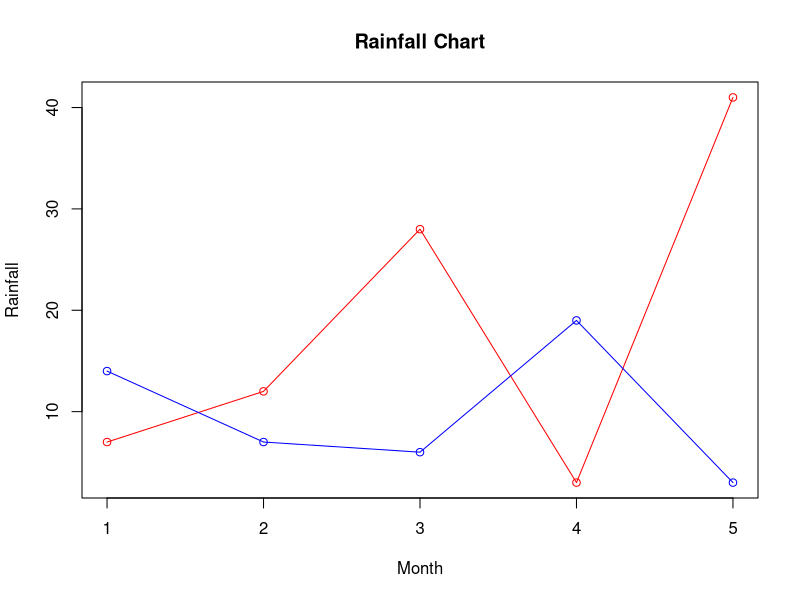

Source code (R):
# Line chart in R

# Create the data for the chart.
v <- c(7,12,28,3,41)
t <- c(14,7,6,19,3)

# Give the chart file a name.
#png(file = "line_chart_2_lines.jpg")

# Plot the bar chart.
plot(v,type = "o",col = "red", xlab = "Month", ylab = "Rainfall", main = "Rainfall Chart")
lines(t, type = "o", col = "blue")

# Save the file.
#dev.off()
